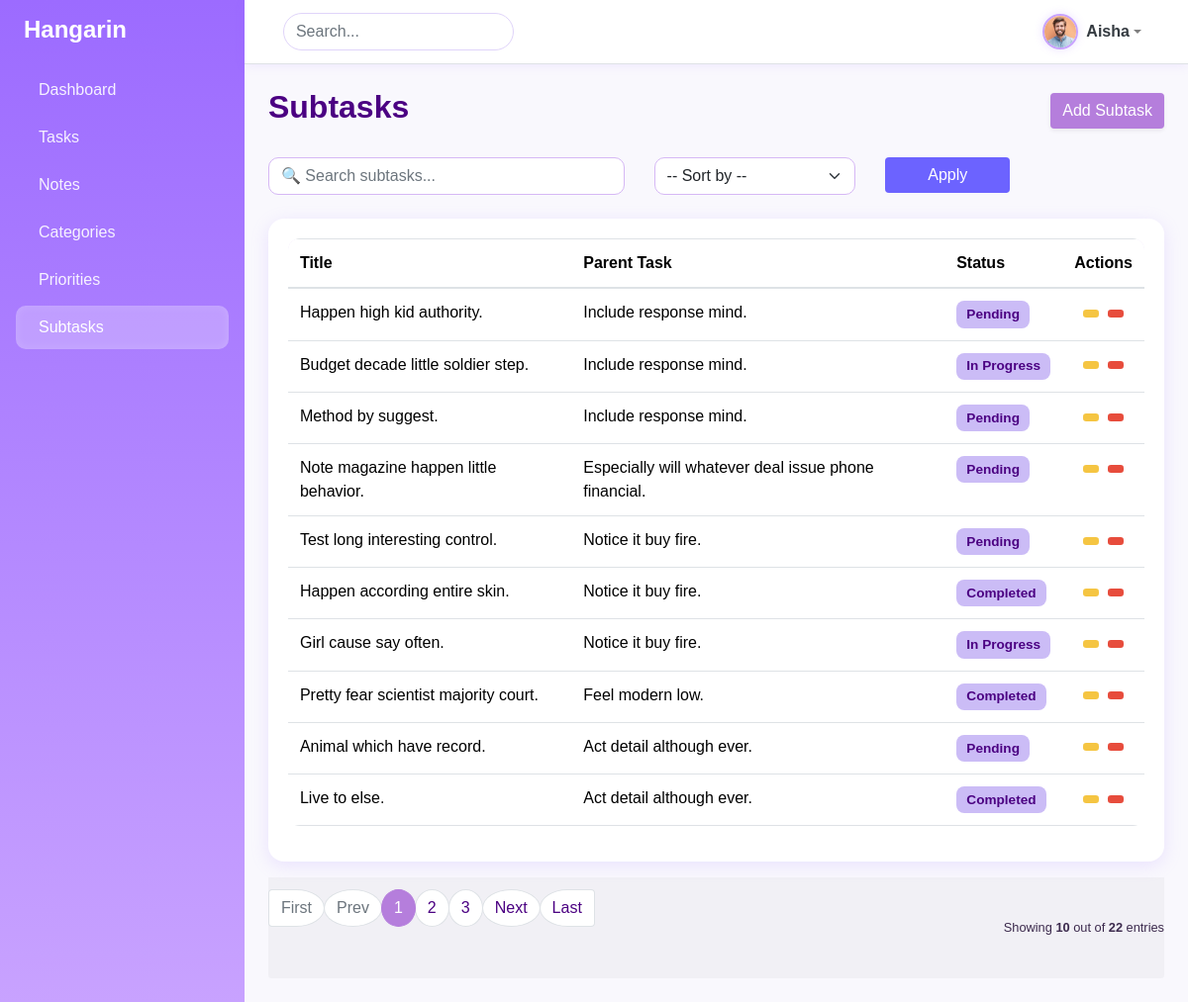
/subtasks/ (signed in), run on the app's committed database.
### projectsite/task/models.py (models this page shows, shortened)
class BaseModel(models.Model):
    created_at = models.DateTimeField(auto_now_add=True)
    updated_at = models.DateTimeField(auto_now=True)
    class Meta:
        abstract = True

class SubTask(BaseModel):
    title = models.CharField(max_length=200)
    status = models.CharField(
        max_length=50, choices=STATUS_CHOICES, default="Pending")
    parent_task = models.ForeignKey(
        Task, related_name="subtasks", on_delete=models.CASCADE)

class Task(BaseModel):
    title = models.CharField(max_length=200)
    description = models.TextField()
    status = models.CharField(max_length=50, choices=STATUS_CHOICES, default="Pending")
    deadline = models.DateTimeField(default=timezone.now)
    priority = models.ForeignKey("task.Priority", on_delete=models.CASCADE)
    category = models.ForeignKey("task.Category", on_delete=models.CASCADE)

### projectsite/task/views.py (the view)
# urls.py: path('subtasks/', views.SubTaskListView.as_view(), name='subtask-list'),
@method_decorator(login_required(login_url='/accounts/login/'), name='dispatch')
class SubTaskListView(ListView):
    model = SubTask
    context_object_name = "subtasks"
    template_name = "subtask_list.html"
    paginate_by = 10
    def get_queryset(self):
        queryset = SubTask.objects.all()
        q = self.request.GET.get("q")
        sort = self.request.GET.get("sort")
        if q:
            queryset = queryset.filter(title__icontains=q)
        if sort == "title_asc":
            queryset = queryset.order_by("title")
        elif sort == "title_desc":
            queryset = queryset.order_by("-title")
        elif sort == "created_asc":
            queryset = queryset.order_by("created_at")
        elif sort == "created_desc":
            queryset = queryset.order_by("-created_at")
        return queryset

### projectsite/templates/subtask_list.html (shortened to what this page needs)
{% extends 'base.html' %}
{% block content %}
<div class="d-flex justify-content-between align-items-center mb-4">
    <h2 class="fw-bold"> Subtasks</h2>
    <a href="{% url 'subtask-add' %}" class="btn btn-primary shadow-sm">
         Add Subtask
    </a>
</div>
<form method="get" class="row g-2 mb-4">
    <div class="col-md-5">
        <input type="text" name="q" value="{{ request.GET.q }}" class="form-control"
            placeholder="🔍 Search subtasks...">
    </div>
    <div class="col-md-3">
        <select name="sort" class="form-select">
            <option value="">-- Sort by --</option>
        </select>
    </div>
    <div class="col-md-2">
        <button type="submit" class="btn btn-secondary w-100">
             Apply
        </button>
    </div>
</form>
<div class="card">
    <div class="card-body table-responsive">
        <table class="table table-hover align-middle">
            <thead>
                <tr>
                    <th>Title</th>
                    <th>Parent Task</th>
                    <th>Status</th>
                    <th class="text-center">Actions</th>
                </tr>
            </thead>
            <tbody>
                {% for subtask in subtasks %}
                <tr>
                    <td>{{ subtask.title }}</td>
                    <td>{{ subtask.parent_task.title }}</td>
                    <td><span class="badge bg-info text-dark">{{ subtask.status }}</span></td>
                    <td class="text-center">
                        <a href="{% url 'subtask-update' subtask.pk %}" class="btn btn-sm btn-warning me-1">
                        </a>
                        <a href="{% url 'subtask-delete' subtask.pk %}" class="btn btn-sm btn-danger">
                        </a>
                    </td>
                </tr>
                {% endfor %}
            </tbody>
        </table>
    </div>
</div>
{% include "includes/pagination.html" %}
{% endblock %}

### projectsite/templates/base.html (shortened to what this page needs)
{% load socialaccount %}
{% load static %}
{% load pwa %}
<!DOCTYPE html>
<html lang="en">
<head>
    <link href="https://cdn.jsdelivr.net/npm/bootstrap@5.3.2/dist/css/bootstrap.min.css" rel="stylesheet">
    <link rel="stylesheet"
        href="https://cdnjs.cloudflare.com/ajax/libs/line-awesome/1.3.0/line-awesome/css/line-awesome.min.css" />
    <link rel="stylesheet" href="{% static 'css/bootstrap.min.css' %}" />
    <link rel="stylesheet" href="{% static 'css/style.css' %}">
</head>
<body>
    <div class="d-flex" id="wrapper">
        <div id="sidebar-wrapper" class="p-3 shadow-sm">
            <h4 class="fw-bold mb-4 d-flex align-items-center">
                Hangarin
            </h4>
            <ul class="nav flex-column">
                <li class="nav-item mb-1">
                    <a href="{% url 'dashboard' %}"
                        class="nav-link {% if request.resolver_match.url_name == 'dashboard' %}active{% endif %}">
                        Dashboard
                    </a>
                </li>
                <li class="nav-item mb-1">
                    <a href="{% url 'task-list' %}"
                        class="nav-link {% if request.resolver_match.url_name == 'task-list' %}active{% endif %}">
                        Tasks
                    </a>
                </li>
                <li class="nav-item mb-1">
                    <a href="{% url 'note-list' %}"
                        class="nav-link {% if request.resolver_match.url_name == 'note-list' %}active{% endif %}">
                        Notes
                    </a>
                </li>
                <li class="nav-item mb-1">
                    <a href="{% url 'category-list' %}"
                        class="nav-link {% if request.resolver_match.url_name == 'category-list' %}active{% endif %}">
                        Categories
                    </a>
                </li>
                <li class="nav-item mb-1">
                    <a href="{% url 'priority-list' %}"
                        class="nav-link {% if request.resolver_match.url_name == 'priority-list' %}active{% endif %}">
                        Priorities
                    </a>
                </li>
                <li class="nav-item mb-1">
                    <a href="{% url 'subtask-list' %}"
                        class="nav-link {% if request.resolver_match.url_name == 'subtask-list' %}active{% endif %}">
                        Subtasks
                    </a>
                </li>
            </ul>
        </div>
        <div id="page-content-wrapper" class="flex-grow-1">
            <nav class="navbar navbar-expand-lg navbar-light border-bottom px-4 sticky-top">
                <div class="container-fluid">
                    <form class="d-flex">
                        <input class="form-control me-2" type="search" placeholder="Search..." aria-label="Search">
                    </form>
                    <ul class="navbar-nav ms-auto align-items-center">
                        {% if request.user.is_authenticated %}
                        <li class="nav-item dropdown">
                            <a class="nav-link dropdown-toggle d-flex align-items-center" href="#" id="userDropdown"
                                role="button" data-bs-toggle="dropdown" aria-expanded="false">
                                <img src="{% static 'img/profile2.jpg' %}" alt="User" class="profile-pic me-2">
                                <span class="fw-semibold text-dark">{{ request.user.username }}</span>
                            </a>
                        </li>
                        {% else %}
                        <li class="nav-item">
                            <a href="{% url 'account_login' %}" class="btn btn-outline-primary btn-sm">Login</a>
                        </li>
                        {% endif %}
                    </ul>
                </div>
            </nav>
            <main class="p-4">
                {% block content %}{% endblock %}
            </main>
        </div>
    </div>
</body>
</html>

### projectsite/static/css/style.css (style rules this page uses)
body { font-family: 'Poppins', sans-serif; }
.card { border-radius: 15px; }
.table { border-radius: 12px; overflow: hidden; }
#sidebar-wrapper { width: 250px; min-height: 100vh; background: linear-gradient(180deg, #007bff 0%, #0056b3 100%); color: white; transition: all 0.3s; }
#sidebar-wrapper .nav-link { color: rgba(255, 255, 255, 0.9); border-radius: 8px; padding: 10px 15px; transition: all 0.3s ease; }
#sidebar-wrapper .nav-link:hover, #sidebar-wrapper .nav-link.active { background-color: rgba(255, 255, 255, 0.15); color: #fff; }
.navbar { height: 65px; background-color: #ffffff !important; }
.navbar .form-control { border-radius: 30px; }
main { min-height: calc(100vh - 65px); background-color: #f8f9fc; }

### projectsite/templates/base.html (style rules this page uses)
:root { --lilac-light: #f5ecff; --lilac: #c8a2ff; --lilac-dark: #9c6bff; --white: #ffffff; --gray-light: #f9f8fd; --text-dark: #3c2a4d; --text-muted: #7a6b8d; }
body { background: var(--gray-light); font-family: 'Poppins', sans-serif; color: var(--text-dark); }
#sidebar-wrapper { width: 250px; min-height: 100vh; background: linear-gradient(180deg, var(--lilac-dark) 0%, var(--lilac) 100%); color: white; transition: all 0.3s; box-shadow: 2px 0 15px rgba(156, 107, 255, 0.15); }
#sidebar-wrapper h4 { font-weight: 700; color: #fff; }
#sidebar-wrapper .nav-link { color: rgba(255, 255, 255, 0.9); border-radius: 10px; padding: 10px 15px; transition: all 0.3s ease; font-weight: 500; }
#sidebar-wrapper .nav-link:hover, #sidebar-wrapper .nav-link.active { background: rgba(255, 255, 255, 0.25); color: #fff; box-shadow: inset 0 0 10px rgba(255, 255, 255, 0.15); }
.navbar { height: 65px; background-color: var(--white) !important; box-shadow: 0 2px 10px rgba(156, 107, 255, 0.1); }
.navbar .form-control { border-radius: 25px; border: 1px solid #e0d4fa; transition: all 0.3s ease; }
main { min-height: calc(100vh - 65px); background-color: var(--gray-light); }
.profile-pic { width: 36px; height: 36px; border-radius: 50%; object-fit: cover; border: 2px solid var(--lilac); box-shadow: 0 0 10px rgba(156, 107, 255, 0.2); }

### projectsite/templates/subtask_list.html (style rules this page uses)
body { background-color: #f7f3fa; }
h2 { color: #4b0082; }
.btn-primary { background-color: #b57edc; border: none; color: white; transition: all 0.3s ease; }
.btn-secondary { background-color: #6c63ff; border: none; color: white; transition: all 0.3s ease; }
.card { border: none; border-radius: 16px; box-shadow: 0 4px 18px rgba(176, 140, 255, 0.2); background: white; transition: 0.3s ease; }
.form-control, .form-select { border: 1px solid #d6b8f5; border-radius: 10px; transition: all 0.3s ease; }
.table thead { background-color: #ede3fa; color: #4b0082; }
.badge { font-size: 0.85rem; padding: 0.5em 0.75em; border-radius: 8px; }
.badge.bg-info { background-color: #cbbcf6 !important; color: #4b0082 !important; }
.btn-warning { background-color: #f5c542; border: none; transition: 0.2s ease; }
.btn-danger { background-color: #e74c3c; border: none; transition: 0.2s ease; }

### data on the page
SubTask: title "Happen high kid authority.", parent_task "Include response mind.", status "Pending"
SubTask: title "Budget decade little soldier step.", parent_task "Include response mind.", status "In Progress"
SubTask: title "Method by suggest.", parent_task "Include response mind.", status "Pending"
SubTask: title "Note magazine happen little behavior.", parent_task "Especially will whatever deal issue phone financial.", status "Pending"
SubTask: title "Test long interesting control.", parent_task "Notice it buy fire.", status "Pending"
SubTask: title "Happen according entire skin.", parent_task "Notice it buy fire.", status "Completed"
SubTask: title "Girl cause say often.", parent_task "Notice it buy fire.", status "In Progress"
SubTask: title "Pretty fear scientist majority court.", parent_task "Feel modern low.", status "Completed"
SubTask: title "Animal which have record.", parent_task "Act detail although ever.", status "Pending"
SubTask: title "Live to else.", parent_task "Act detail although ever.", status "Completed"

### other printed values
{{ request.user.username }} "Aisha"
{{ page_num }} "1"
{{ page_num }} "2" "3"
{{ object_list.count }} "10"
{{ paginator.count }} "22"
